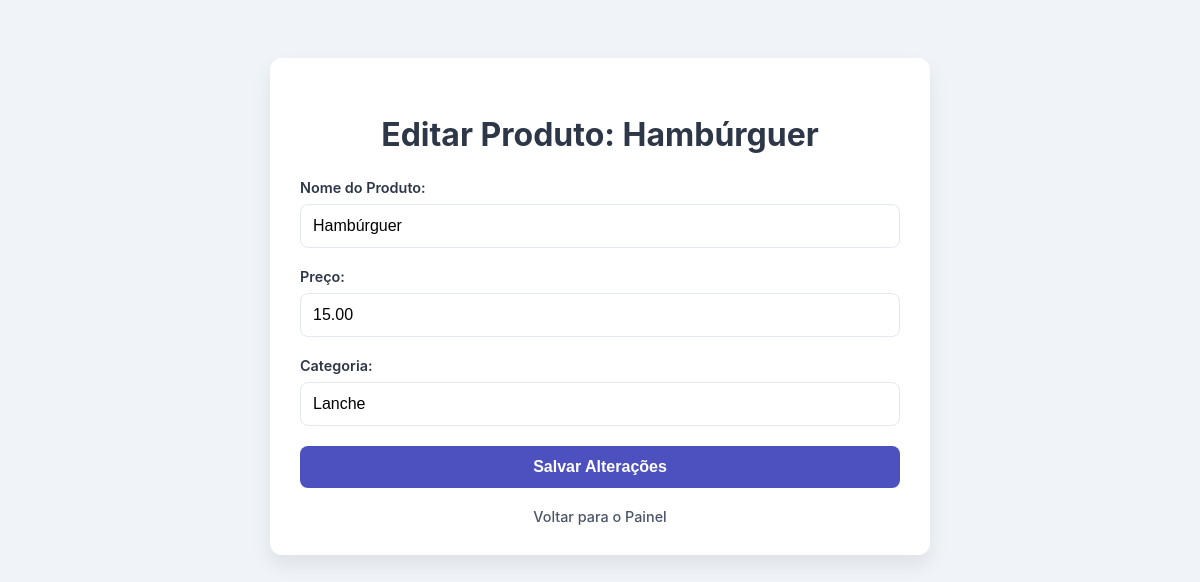
Page /produtos/editar/1/ (signed in) on the committed database.
### pedidos/models.py (models this page shows, shortened)
class Produto(models.Model):
    nome = models.CharField(max_length=255)
    preco = models.DecimalField(max_digits=10, decimal_places=2)
    categoria = models.CharField(max_length=100)

### pedidos/views.py (the view)
# urls.py: path('produtos/editar/<int:produto_id>/', views.edit_produto_view, name='edit-produto'),
@login_required
@user_passes_test(is_restaurante)
def edit_produto_view(request, produto_id):
    produto = get_object_or_404(Produto, id=produto_id)
    if request.method == 'POST':
        form = ProdutoForm(request.POST, instance=produto)
        if form.is_valid():
            form.save()
            return redirect('home')
    else:
        form = ProdutoForm(instance=produto)
    context = {'form': form, 'produto': produto}
    return render(request, 'restaurante/edit_produto.html', context)

### pedidos/forms.py
class ProdutoForm(forms.ModelForm):
    class Meta:
        model = Produto
        fields = ['nome', 'preco', 'categoria']
        widgets = {
            'nome': forms.TextInput(attrs={'class': 'form-control', 'placeholder': 'Ex: Hambúrguer Clássico'}),
            'preco': forms.NumberInput(attrs={'class': 'form-control', 'step': '0.01', 'placeholder': 'Ex: 25.90'}),
            'categoria': forms.TextInput(attrs={'class': 'form-control', 'placeholder': 'Ex: Lanches, Pizzas'}),
        }
        labels = {
            'nome': 'Nome do Produto',
            'preco': 'Preço',
            'categoria': 'Categoria',
        }

### pedidos/views.py (called while the page is built)
def is_restaurante(user):
    return user.user_type == 'restaurante'

### pedidos/templates/restaurante/edit_produto.html (shortened to what this page needs)
<!DOCTYPE html>
<html lang="pt-br">
<head>
</head>
<body>
    <div class="container">
        <h2>Editar Produto: {{ produto.nome }}</h2>
        <form method="post">
            {% for field in form %}
            <div class="form-group">
                <label for="{{ field.id_for_label }}">{{ field.label }}:</label>
                {{ field }}
            </div>
            {% endfor %}
            <button type="submit" class="btn-submit">Salvar Alterações</button>
        </form>
        <a href="{% url 'home' %}" class="btn-back">Voltar para o Painel</a>
    </div>
</body>
</html>

### pedidos/templates/restaurante/edit_produto.html (style rules this page uses)
body { font-family: -apple-system, BlinkMacSystemFont, "Segoe UI", Roboto, "Helvetica Neue", Arial, sans-serif; background-color: #f0f4f8; display: flex; justify-content: center; align-items: flex-start; min-height: 100vh; padding-top: 50px; }
.container { max-width: 600px; width: 100%; background-color: #ffffff; padding: 30px; border-radius: 12px; box-shadow: 0 10px 20px rgba(0, 0, 0, 0.08); }
h2 { text-align: center; font-size: 2rem; color: #2d3748; margin-bottom: 25px; }
.form-group { margin-bottom: 20px; }
label { display: block; font-size: 0.9rem; font-weight: 600; color: #2d3748; margin-bottom: 8px; }
.form-control { width: 100%; padding: 12px; border: 1px solid #e2e8f0; border-radius: 8px; font-size: 1rem; box-sizing: border-box; transition: border-color 0.3s ease, box-shadow 0.3s ease; }
.btn-submit { width: 100%; padding: 12px; border: none; border-radius: 8px; font-size: 1rem; font-weight: 600; cursor: pointer; background-color: #4c51bf; color: #ffffff; transition: background-color 0.3s ease; }
.btn-back { display: block; text-align: center; margin-top: 20px; color: #4a5568; text-decoration: none; font-size: 0.9rem; font-weight: 500; }

### rows in the picture
Produto: nome "Hambúrguer", form "Hambúrguer" "15.00" "Lanche"

### other values in the picture
{{ field.label }} "Nome do Produto" "Preço" "Categoria"
